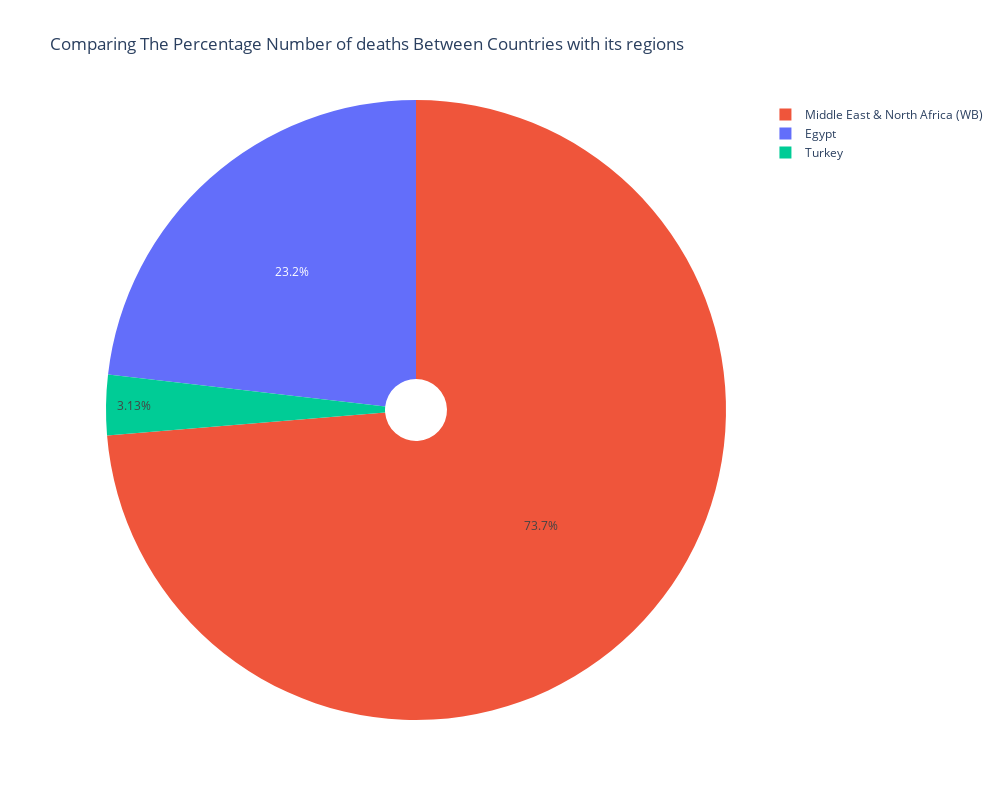

The notebook cell saved with this chart:
### Code cell
fig = px.pie(
    df_cSummery6 , names='Entity' , values='Unsafe water source',color='Entity',
    title='Comparing The Percentage Number of deaths Between Countries with its regions',
    width=1000,
    height=800,
    hole=0.1
)
fig.show()

### Figure 1 — Plotly figure (JSON) as saved in the notebook; plotly's stock layout.template omitted (floating-point values rounded to 4 significant figures)
{"data": [{"customdata": [["Egypt"], ["Middle East & North Africa (WB)"], ["Turkey"]], "domain": {"x": [0, 1], "y": [0, 1]}, "hole": 0.1, "hovertemplate": "Entity=%{customdata[0]}<br>Unsafe water source=%{value}<extra></extra>", "labels": ["Egypt", "Middle East & North Africa (WB)", "Turkey"], "legendgroup": "", "marker": {"colors": ["#636efa", "#EF553B", "#00cc96"]}, "name": "", "showlegend": true, "type": "pie", "values": [287227, 913383, 38848]}], "layout": {"height": 800, "legend": {"tracegroupgap": 0}, "title": {"text": "Comparing The Percentage Number of deaths Between Countries with its regions"}, "width": 1000}}
